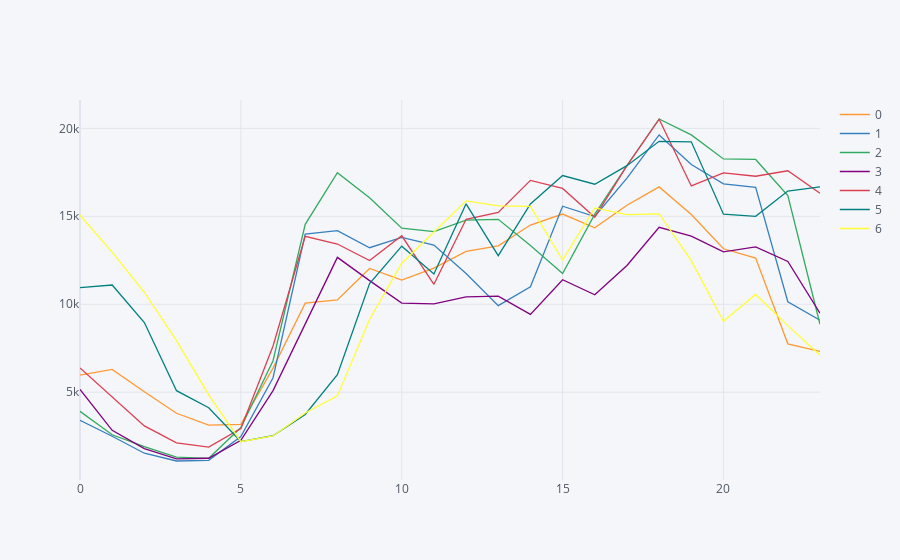

The cell this chart's notebook holds for it:
### Code cell
# same as pivot table
df[['cnt', 'hour', 'weekday']].pivot_table('cnt', index='hour', columns='weekday', aggfunc='mean').iplot(kind='scatter')

### Figure 1 — Plotly figure (JSON) as saved in the notebook; plotly's stock layout.template omitted (floating-point values rounded to 4 significant figures)
{"data": [{"line": {"color": "rgba(255, 153, 51, 1.0)", "dash": "solid", "shape": "linear", "width": 1.3}, "mode": "lines", "name": "0", "text": "", "type": "scatter", "x": [0, 1, 2, 3, 4, 5, 6, 7, 8, 9, 10, 11, 12, 13, 14, 15, 16, 17, 18, 19, 20, 21, 22, 23], "y": [5970.0, 6293.0, 5024, 3801, 3124.0, 3174.0, 6369.0, 10060.0, 10250.0, 12040.0, 11370.0, 12060.0, 13000.0, 13320.0, 14504, 15130.0, 14350.0, 15630.0, 16671, 15103, 13150.0, 12620.0, 7749.0, 7319.0]}, {"line": {"color": "rgba(55, 128, 191, 1.0)", "dash": "solid", "shape": "linear", "width": 1.3}, "mode": "lines", "name": "1", "text": "", "type": "scatter", "x": [0, 1, 2, 3, 4, 5, 6, 7, 8, 9, 10, 11, 12, 13, 14, 15, 16, 17, 18, 19, 20, 21, 22, 23], "y": [3400, 2495.0, 1528.0, 1086.0, 1123.0, 2472.0, 5820.0, 13980.0, 14190.0, 13210.0, 13800.0, 13361, 11750.0, 9922.0, 11000.0, 15570.0, 14990.0, 17169, 19620.0, 17945, 16840.0, 16640.0, 10140.0, 9093.0]}, {"line": {"color": "rgba(50, 171, 96, 1.0)", "dash": "solid", "shape": "linear", "width": 1.3}, "mode": "lines", "name": "2", "text": "", "type": "scatter", "x": [0, 1, 2, 3, 4, 5, 6, 7, 8, 9, 10, 11, 12, 13, 14, 15, 16, 17, 18, 19, 20, 21, 22, 23], "y": [3909.0, 2578.0, 1898, 1312.0, 1239.0, 2991.0, 6785.0, 14540.0, 17470.0, 16050.0, 14320.0, 14130.0, 14780.0, 14830.0, 13340.0, 11750.0, 15120.0, 17890.0, 20530.0, 19630.0, 18260.0, 18230.0, 16180.0, 8861.0]}, {"line": {"color": "rgba(128, 0, 128, 1.0)", "dash": "solid", "shape": "linear", "width": 1.3}, "mode": "lines", "name": "3", "text": "", "type": "scatter", "x": [0, 1, 2, 3, 4, 5, 6, 7, 8, 9, 10, 11, 12, 13, 14, 15, 16, 17, 18, 19, 20, 21, 22, 23], "y": [5161.0, 2831.0, 1796.0, 1202, 1244.0, 2265, 5090.0, 8900, 12670.0, 11340.0, 10063, 10030.0, 10410.0, 10460.0, 9423.0, 11390.0, 10539, 12204, 14371, 13880.0, 12980, 13250.0, 12430.0, 9487.0]}, {"line": {"color": "rgba(219, 64, 82, 1.0)", "dash": "solid", "shape": "linear", "width": 1.3}, "mode": "lines", "name": "4", "text": "", "type": "scatter", "x": [0, 1, 2, 3, 4, 5, 6, 7, 8, 9, 10, 11, 12, 13, 14, 15, 16, 17, 18, 19, 20, 21, 22, 23], "y": [6375, 4741, 3081, 2118.0, 1880.0, 2934, 7627.0, 13857, 13420.0, 12480.0, 13890.0, 11130.0, 14830.0, 15220.0, 17040.0, 16580.0, 14950.0, 17880.0, 20521, 16730.0, 17470.0, 17277, 17590.0, 16310.0]}, {"line": {"color": "rgba(0, 128, 128, 1.0)", "dash": "solid", "shape": "linear", "width": 1.3}, "mode": "lines", "name": "5", "text": "", "type": "scatter", "x": [0, 1, 2, 3, 4, 5, 6, 7, 8, 9, 10, 11, 12, 13, 14, 15, 16, 17, 18, 19, 20, 21, 22, 23], "y": [10939, 11090.0, 8961, 5085, 4112.0, 2194, 2527.0, 3733.0, 5992, 11180.0, 13300.0, 11720, 15707, 12760.0, 15700.0, 17317, 16820.0, 17878, 19260.0, 19230.0, 15117, 15000, 16430.0, 16680.0]}, {"line": {"color": "rgba(255, 255, 51, 1.0)", "dash": "solid", "shape": "linear", "width": 1.3}, "mode": "lines", "name": "6", "text": "", "type": "scatter", "x": [0, 1, 2, 3, 4, 5, 6, 7, 8, 9, 10, 11, 12, 13, 14, 15, 16, 17, 18, 19, 20, 21, 22, 23], "y": [15060.0, 12960.0, 10680.0, 7927, 4847, 2184.0, 2508, 3816, 4789.0, 9135.0, 12330.0, 14110.0, 15875, 15590.0, 15560.0, 12510.0, 15470.0, 15090.0, 15130.0, 12481, 9029.0, 10560.0, 8784.0, 7100.0]}], "layout": {"legend": {"bgcolor": "#F5F6F9", "font": {"color": "#4D5663"}}, "paper_bgcolor": "#F5F6F9", "plot_bgcolor": "#F5F6F9", "title": {"font": {"color": "#4D5663"}}, "xaxis": {"gridcolor": "#E1E5ED", "showgrid": true, "tickfont": {"color": "#4D5663"}, "title": {"font": {"color": "#4D5663"}, "text": ""}, "zerolinecolor": "#E1E5ED"}, "yaxis": {"gridcolor": "#E1E5ED", "showgrid": true, "tickfont": {"color": "#4D5663"}, "title": {"font": {"color": "#4D5663"}, "text": ""}, "zerolinecolor": "#E1E5ED"}}}
